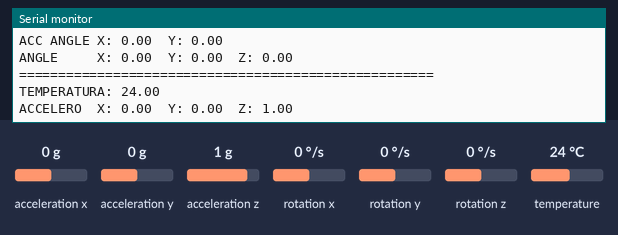
The sketch below on a simulated Arduino Uno, built with avr-gcc and run on an emulated ATmega328P. Shown: the last lines printed to the serial monitor. Inputs (shaded band) come from the test bench; at power-on: acceleration x 0 g, acceleration y 0 g, acceleration z 1 g, rotation x 0 °/s, rotation y 0 °/s, rotation z 0 °/s, temperature 24 °C.

Above: at 3.2 s.
3.3 s: acceleration x set to -1.4 g
At 4.1 s:
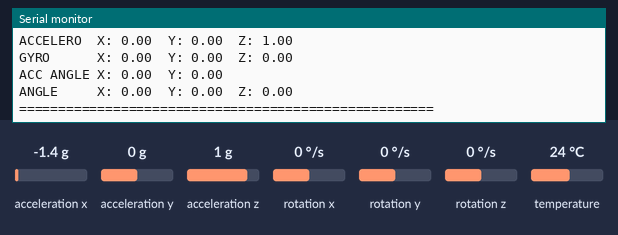
4.8 s: acceleration y set to -1.4 g
At 6.1 s:
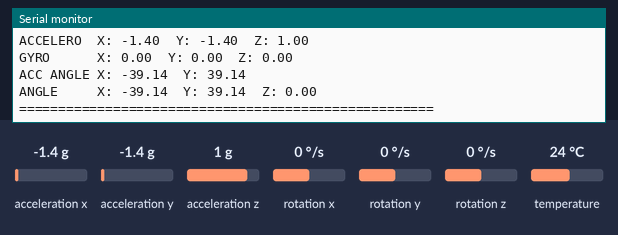
6.3 s: acceleration z set to -1.4 g
At 7.2 s:
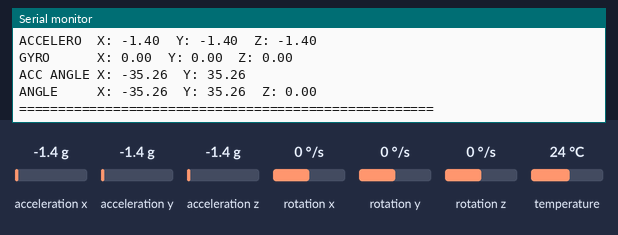
7.8 s: rotation x set to -192 °/s
9.3 s: rotation y set to -192 °/s
Timing chart, 0 to 12.3 s (numbered marks = the images above; inputs shaded):
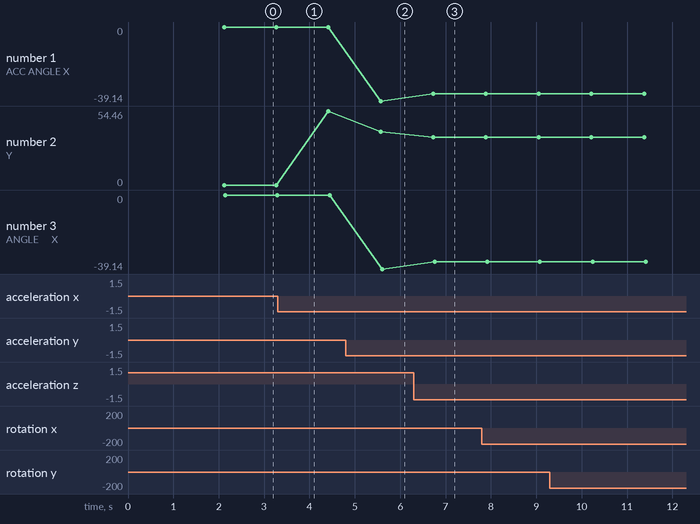

The sketch:

MPU6050Inicial.ino
```cpp
//Translate by: @OrlandoBatiz
//Link de la libreria en Github: https://github.com/rfetick/MPU6050_light
/* Obtiene todos los datos posibles del MPU6050
 * Los valores dados por el acelerometros se multiplicacion por: [1g = 9.81 m/s²]
 * Valores del Gyroscopio son dados en deg/s
 * El ángulo de inclinación es dado en grados
 * Notar que "X" y "Y" no son "Pitch/Roll"
 * License: MIT
 */

#include "Wire.h"
#include <MPU6050_light.h>              //Libreria desarrollada por rfetick. (buscar como "MPU6050_light")
MPU6050 mpu(Wire);                      //Inicializa el objeto del sensor MPU6050, en los pines A4=SDA, A5=SCL
long timer = 0;

void setup() {
  Serial.begin(9600);                   //Inicializar comunicación serial a 9600 Baudios
  Wire.begin();                         //Inicializa la comunicación I2C

  byte status = mpu.begin();
  Serial.print(F("MPU6050 estado: "));
  if(status == 0){
    Serial.println("Correcto");
  }
  else{
    Serial.println("Desconectado");
  }
  while(status!=0){ }                   // No continua si no esta conectado el sensor MPU6050

  Serial.println(F("Calculando los offsets, no mover el MPU6050"));
  delay(1000);
  mpu.calcOffsets(true,true);           // Giroscopio y acelerometro
  Serial.println("Listooo Pana!\n");

}

void loop() {
  mpu.update();

  if(millis() - timer > 1000){         // Imprime cada segundo
    Serial.print(F("TEMPERATURA: "));Serial.println(mpu.getTemp());
    Serial.print(F("ACCELERO  X: "));Serial.print(mpu.getAccX());
    Serial.print("\tY: ");Serial.print(mpu.getAccY());
    Serial.print("\tZ: ");Serial.println(mpu.getAccZ());

    Serial.print(F("GYRO      X: "));Serial.print(mpu.getGyroX());
    Serial.print("\tY: ");Serial.print(mpu.getGyroY());
    Serial.print("\tZ: ");Serial.println(mpu.getGyroZ());

    Serial.print(F("ACC ANGLE X: "));Serial.print(mpu.getAccAngleX());
    Serial.print("\tY: ");Serial.println(mpu.getAccAngleY());

    Serial.print(F("ANGLE     X: "));Serial.print(mpu.getAngleX());
    Serial.print("\tY: ");Serial.print(mpu.getAngleY());
    Serial.print("\tZ: ");Serial.println(mpu.getAngleZ());
    Serial.println(F("=====================================================\n"));
    timer = millis();
  }
}
```

Measured:
- after the input at 4.8 s, the serial monitor: prints a new line after 0.69 s (image 2)
- after the input at 6.3 s, the serial monitor: prints a new line after 0.35 s (image 3)
- plotted number 1: 0 → -39.14 after the input at 4.8 s, -39.14 → -35.26 after the input at 6.3 s
- plotted number 2: 0 → 54.46 after the input at 3.3 s, 54.46 → 39.14 after the input at 4.8 s, 39.14 → 35.26 after the input at 6.3 s
- plotted number 3: 0 → -39.14 after the input at 4.8 s, -39.14 → -35.26 after the input at 6.3 s
